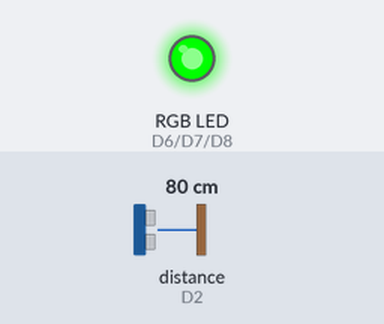
A sketch run on a simulated ESP8266 (Wemos D1 mini). Shown: an RGB LED mixed from three pins (HIGH = lit). Wiring (inferred from the names in the program): ultrasonic range finder: trigger D3; echo D2. The inputs (shaded band) are chosen by the test bench; at power-on: distance to the obstacle (sensor on D2) 80 cm. The echo pulse lasts 58.3 µs per cm; WiFi joins after 1.5 s; servers stay silent unless stated; pins used as bus, display or sensor lines are not drawn; what the sketch prints to the serial monitor is not drawn.

Above: at 3.2 s.
3.3 s: distance to the obstacle (sensor on D2) set to 136 cm
5.2 s: distance to the obstacle (sensor on D2) set to 146 cm
At 6.9 s:
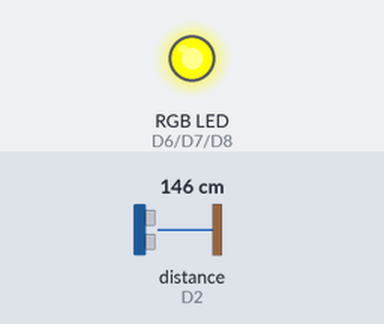
7.5 s: distance to the obstacle (sensor on D2) set to 217 cm
9.2 s: distance to the obstacle (sensor on D2) set to 227 cm
At 10.7 s:
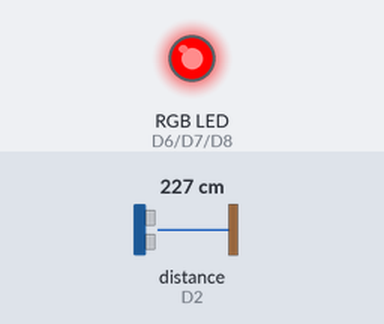
11.5 s: distance to the obstacle (sensor on D2) set to 2 cm
At 12.8 s:
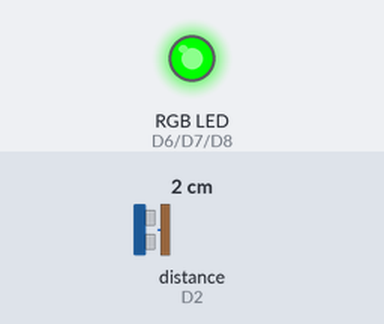
13.6 s: distance to the obstacle (sensor on D2) set to 250 cm
At 15.0 s:
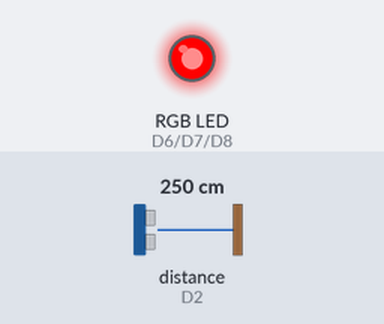
Timing chart, 0 to 16.6 s (numbered marks = the images above; inputs shaded):
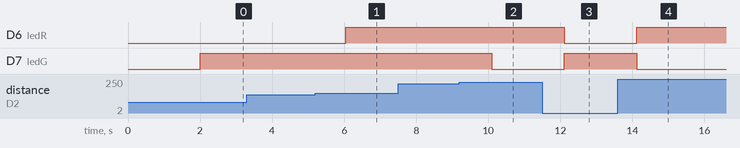

Measured:
- the behaviour switches between 141 and 142 cm on distance to the obstacle (sensor on D2) (found by bisection; images 0 and 1)
- the behaviour switches between 222 and 223 cm on distance to the obstacle (sensor on D2) (found by bisection; images 1 and 2)
- after the input at 3.3 s, every drawn part: stays the same
- after the input at 5.2 s, D6 (ledR): LOW → HIGH after 0.84 s
- after the input at 7.5 s, every drawn part: stays the same
- after the input at 9.2 s, D7 (ledG): HIGH → LOW after 0.90 s
- after the input at 11.5 s, D6 (ledR): HIGH → LOW after 0.61 s; D7 (ledG): LOW → HIGH after 0.61 s
- after the input at 13.6 s, D6 (ledR): LOW → HIGH after 0.53 s; D7 (ledG): HIGH → LOW after 0.53 s

The sketch:

SiloProject.ino
```cpp
/**--------------------------------------------------------
  2 Autor: Carlos Pasquali, Gustavo Alves;
  3 Hardware: WeMos D1 ESP8266
  4 Framework: Arduino IDE 1.8.19
  5 Curso: Engenharia de Computação
  6 Disciplina: IoT II
  7 -------------------------------------------------------- */


//DEFINES
#define trig D3
#define echo D2
#define ledR D6
#define ledG D7
#define ledB D8

//LIBS
#include <ESP8266WiFi.h>
#include <ESPAsyncTCP.h>
#include <ESPAsyncWebServer.h>

const char index_html[] PROGMEM = R"rawliteral(
<!DOCTYPE HTML><html>
<head>
  <title>ESP Web Server</title>
  <meta name="viewport" content="width=device-width, initial-scale=1">
  <link rel="stylesheet" href="https://use.fontawesome.com/releases/v5.7.2/css/all.css" integrity="sha384-fnmOCqbTlWIlj8LyTjo7mOUStjsKC4pOpQbqyi7RrhN7udi9RwhKkMHpvLbHG9Sr" crossorigin="anonymous">
  <link rel="icon" href="data:,">
  <style>
    html {font-family: Arial; display: inline-block; text-align: center;}
    p { font-size: 1.2rem;}
    body {  margin: 0;}
    .topnav { overflow: hidden; background-color: #50B8B4; color: white; font-size: 1rem; }
    .content { padding: 20px; }
    .card { background-color: white; box-shadow: 2px 2px 12px 1px rgba(140,140,140,.5); }
    .cards { max-width: 800px; margin: 0 auto; display: grid; grid-gap: 2rem; grid-template-columns: repeat(auto-fit, minmax(200px, 1fr)); }
    .reading { font-size: 1.4rem; }
  </style>
</head>
<body>
  <h2>IoT II - ESP8266 Web Server Async</h2>
  <p id="dist"> %DISTANCE%</p>


<script>
if (!!window.EventSource) {
 var source = new EventSource('/events');

 source.addEventListener('open', function(e) {
  console.log("Events Connected");
 }, false);
 source.addEventListener('error', function(e) {
  if (e.target.readyState != EventSource.OPEN) {
    console.log("Events Disconnected");
  }
 }, false);

 source.addEventListener('message', function(e) {
  console.log("message", e.data);
 }, false);

 source.addEventListener('distance', function(e) {
  console.log("distance", e.data);
  document.getElementById("dist").innerHTML = e.data;
 }, false);


}
</script>
</body>
</html>)rawliteral";

// Replace with your network credentials
const char* ssid = "SATC IOT";
const char* password = "IOT2022@";

// Create AsyncWebServer object on port 80
AsyncWebServer server(80);
// Create an Event Source on /events
AsyncEventSource events("/events");

// VARS
unsigned long lastTime = 0;
unsigned long timerDelay = 1000;
int distance;

int duration, cm;

// FUNCTIONS


String processor(const String& var){


  if(var == "DISTANCE"){
    return String(distance);
  }

  return String();
}


void getSensorReadings(){
  digitalWrite(trig, LOW);
  delayMicroseconds(5);
  digitalWrite(trig, HIGH);
  delayMicroseconds(10);
  digitalWrite(trig, LOW);

  duration = pulseIn (echo, HIGH);
  distance = duration * 0.034 / 2;

  Serial.println(distance);
}


void initWiFi() {
    WiFi.mode(WIFI_STA);
    WiFi.begin(ssid, password);
    Serial.print("Connecting to WiFi ...");
    while (WiFi.status() != WL_CONNECTED) {
        Serial.print('.');
        delay(1000);
    }
    Serial.println(WiFi.localIP());
}

void initComponents(){

  pinMode(trig, OUTPUT);
  pinMode(echo, INPUT);

  pinMode(ledR, OUTPUT);
  pinMode(ledG, OUTPUT);
  pinMode(ledB, OUTPUT);

}

void handleServer(){
  server.on("/", HTTP_GET, [](AsyncWebServerRequest *request){
    request->send_P(200, "text/html", index_html, processor);
  });

  // Handle Web Server Events
  events.onConnect([](AsyncEventSourceClient *client){
    if(client->lastId()){
      Serial.printf("Client reconnected! Last message ID that it got is: %u\n", client->lastId());
    }
    // send event with message "hello!", id current millis
    // and set reconnect delay to 1 second
    client->send("hello!", NULL, millis(), 1000);
  });
  server.addHandler(&events);
  server.begin();
}

void setup() {
  Serial.begin(115200);

  initWiFi();
  initComponents();
  handleServer();
}

void siloVolume(){

  if(distance < 140){
     digitalWrite(ledR, LOW);
     digitalWrite(ledB, LOW);

     digitalWrite(ledG, HIGH);
  }

  if(distance >= 140 && distance <= 220 ){
     digitalWrite(ledB, LOW);

     digitalWrite(ledR, HIGH);
     digitalWrite(ledG, HIGH);
  }

  if(distance > 220  ){
     digitalWrite(ledB, LOW);
     digitalWrite(ledG, LOW);

     digitalWrite(ledR, HIGH);
  }
}


void runSystemLoop(){
 if ((millis() - lastTime) > timerDelay) {

    getSensorReadings();
    siloVolume();

    // Send Events to the Web Server with the Sensor Readings
    events.send(String(distance).c_str(),"distance",millis());


    lastTime = millis();
  }
}


void loop() {
  runSystemLoop();
}
```
